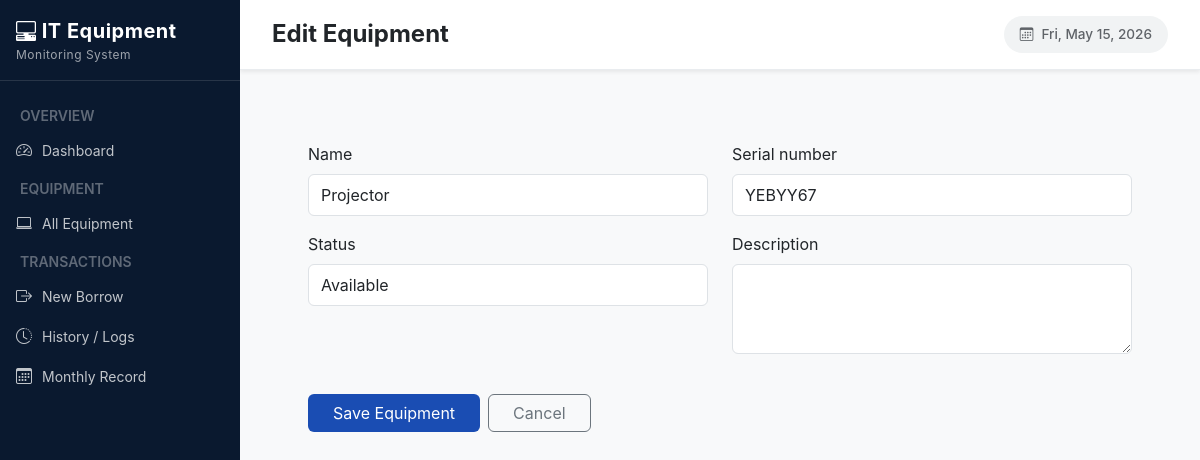
Before: /equipment/edit/10/ with the older database file.
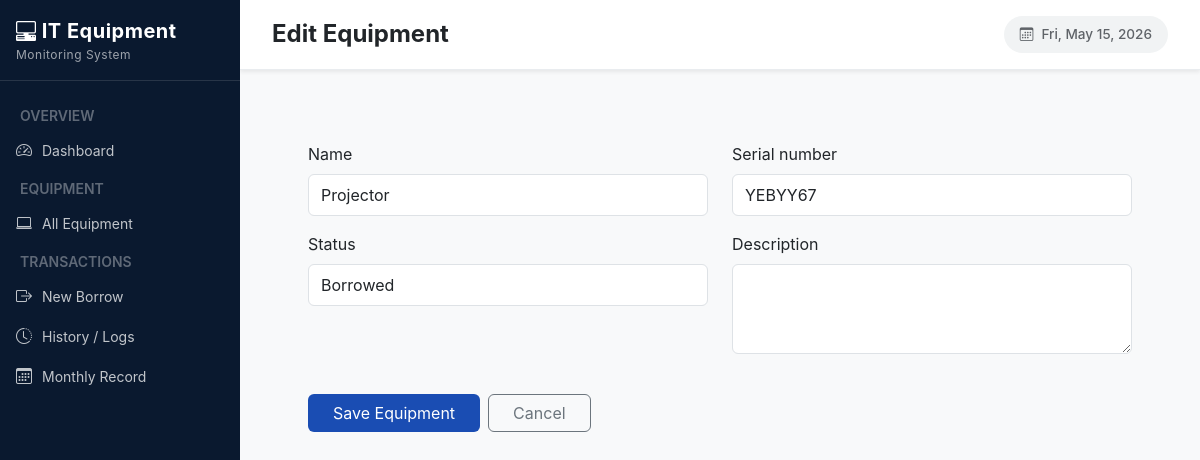
After: the same page with the newer database file.
### ems/models.py (models this page shows, shortened)
class Equipment(models.Model):
    STATUS_CHOICES = [
        ('available', 'Available'),
        ('borrowed',  'Borrowed'),
        ('unavailable', 'Not Available'),
    ]
    name = models.CharField(max_length=100)
    serial_number = models.CharField(max_length=100, unique=True)
    category = models.CharField(max_length=100, blank=True)
    status = models.CharField(max_length=20, choices=STATUS_CHOICES, default='available')
    description = models.TextField(blank=True)
    added_at = models.DateTimeField(auto_now_add=True)

### ems/views.py (the view)
# urls.py: path('equipment/edit/<int:pk>/', views.equipment_edit, name='equipment_edit'),
def equipment_edit(request, pk):
    eq = get_object_or_404(Equipment, pk=pk)
    form = EquipmentForm(request.POST or None, instance=eq)
    if form.is_valid():
        form.save()
        messages.success(request, 'Equipment updated.')
        return redirect('all_equipment')
    return render(request, 'ems/equipment_form.html', {'form': form, 'title': 'Edit Equipment'})

### ems/forms.py
class EquipmentForm(forms.ModelForm):
    class Meta:
        model  = Equipment
        fields = ['name', 'serial_number', 'status', 'description']
        widgets = {
            'description': forms.Textarea(attrs={'rows': 3}),
        }
    def __init__(self, *args, **kwargs):
        super().__init__(*args, **kwargs)
        for field in self.fields.values():
            field.widget.attrs.setdefault('class', 'form-control')

### ems/templates/ems/equipment_form.html (shortened to what this page needs)
{% extends 'ems/base.html' %}
{% block page_title %}{{ title }}{% endblock %}
{% block content %}
<div class="container-fluid py-3">
    <div class="form-card p-4">
        <form method="post">
            <div class="row">
                {% for field in form %}
                <div class="col-md-6 mb-3">
                    <label class="form-label">{{ field.label }}</label>
                    <div class="django-field-wrapper">
                        {{ field }}
                    </div>
                </div>
                {% endfor %}
            </div>
            <div class="d-flex gap-2 mt-4">
                <button type="submit" class="btn px-4" style="background:#1a4db3;color:#fff;">Save Equipment</button>
                <a href="{% url 'all_equipment' %}" class="btn btn-outline-secondary px-4">Cancel</a>
            </div>
        </form>
    </div>
</div>
{% endblock %}

Changed rows visible on the page:
changed Equipment "Projector": status "Available" → "Borrowed"
